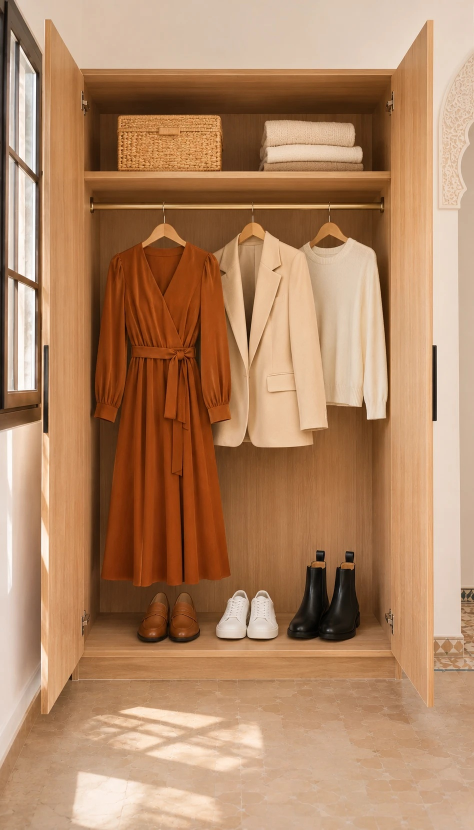
#> input picture reel/photos/01_dressing.jpg, 948 x 1659 px (shown at 1/2 size)
$ python build.py photos/01_dressing.jpg
#> lines starting #> are read from the running program, lines starting #| are printed output that depends on the picture
#!/usr/bin/env python3
"""White Friday sans regret — épisode 01 (version animée, images + transitions).
Usage: python3 build.py [numéros d'images]   → out/reel_01_v6.mp4
Pré-requis: voiceover.m4a, jingle/signature_jingle.wav, fonts/, art.py"""
import os, sys, math, subprocess
import numpy as np
from multiprocessing import Pool
from PIL import Image, ImageDraw, ImageFont, ImageChops
import art

R = os.path.dirname(os.path.abspath(__file__))
W, H, FPS, DUR = 1080, 1920, 30, 51.73
IVORY, CHOC, BORD, SAND, SANDD = (248, 239, 234), (40, 39, 34), (127, 74, 34), (204, 178, 151), (233, 220, 207)
OCRE, CARAMEL = (208, 154, 68), (179, 113, 55)
BRUN_ = (127, 74, 34)
CAIRO, PLAY = "Cairo%5Bslnt%2Cwght%5D.ttf", "CormorantGaramond%5Bwght%5D.ttf"
AMIRI = "Amiri-Bold.ttf"

# ---------------------------------------------------------------- utilitaires
_fc, _tc, _cache = {}, {}, {}
# [9 lines left out: function font, not called in this run]

def clamp(x): return max(0.0, min(1.0, x))
def ease(x): x = clamp(x); return 1 - (1 - x) ** 3
def easeio(x): x = clamp(x); return 4 * x ** 3 if x < .5 else 1 - (-2 * x + 2) ** 3 / 2
def back(x):
    x = clamp(x); c = 1.70158; return 1 + (c + 1) * (x - 1) ** 3 + c * (x - 1) ** 2
def pr(t, a, d=.6, f=ease): return f((t - a) / d)
def lerp(a, b, k): return a + (b - a) * k
def cached(key, fn):
    if key not in _cache: _cache[key] = fn()
    return _cache[key]

# [68 lines left out: functions with_alpha, paste, paste_c, text_layer, put_text, chip and 3 more, not called in this run]

def bg_bord():
    def mk():
        y = np.linspace(0, 1, H)[:, None, None]
        a = np.array(BORD, np.float32) * (1 - .35 * y) + np.array((96, 55, 24), np.float32) * (.35 * y)
        return Image.fromarray(np.broadcast_to(a, (H, W, 3)).astype(np.uint8))
    return cached("bg_bord", mk).copy()

def header(im, dark=False):
    return  # en-tête retiré (demande client)

def zellige_band(im, y, a=.35):
    z = cached("zel", lambda: art.zellige(W, 100, (205, 185, 155), (247, 241, 230), 100))
    paste(im, z, 0, y, a)

# [15 lines left out: functions sprites, figure, not called in this run]

# ---------------------------------------------------------------- scènes
# ---------------------------------------------------------------- scènes
# ---------------------------------------------------------------- photos
PH = os.path.join(R, "photos")
FALLBACK = {  # si la photo n'est pas fournie: recadrage dans la photo du dressing
    "05_baskets": ("01_dressing", (400, 1150, 600, 1300)), "06_bottines": ("01_dressing", (550, 1090, 750, 1300)),
    "07_robe": ("01_dressing", (170, 470, 480, 1190)), "08_veste": ("01_dressing", (410, 450, 670, 905)),
}
def photo(name):
    def mk():
        p = os.path.join(PH, name + ".jpg")
        if os.path.exists(p): return Image.open(p).convert("RGB")
        if name in FALLBACK:
            src, box = FALLBACK[name]; return photo(src).crop(box)
        return None
    return cached(("photo", name), mk)

def window(src, w, h, z=1.0, cx=.5, cy=.5, box=None):
    """Fenêtre de recadrage au ratio w:h (cover), zoom z, centrée en (cx, cy) normalisés."""
    sw, sh = src.size; ar = w / h
    if box is None:
        cw, ch = (sh * ar, sh) if sw / sh > ar else (sw, sw / ar)
    else:
        bw, bh = box[2] - box[0], box[3] - box[1]
        cw, ch = (bh * ar, bh) if bw / bh < ar else (bw, bw / ar)
        cx, cy = (box[0] + box[2]) / 2 / sw, (box[1] + box[3]) / 2 / sh
    cw, ch = min(cw / z, sw), min(ch / z, sh)
    x0 = max(0, min(sw - cw, cx * sw - cw / 2)); y0 = max(0, min(sh - ch, cy * sh - ch / 2))
    return src.crop((int(x0), int(y0), int(x0 + cw), int(y0 + ch))).resize((w, h), Image.LANCZOS)

# [10 lines left out: function gradient, not called in this run]

def round_mask(w, h, r):
    return cached(("rm", w, h, r), lambda: _rm(w, h, r))
def _rm(w, h, r):
    big = Image.new("L", (w * 2, h * 2), 0); ImageDraw.Draw(big).rounded_rectangle((0, 0, w * 2 - 1, h * 2 - 1), r * 2, fill=255)
    return big.resize((w, h), Image.LANCZOS)

def card(dst, img, cx, cy, al=1.0, s=1.0, r=26, border=None):
    """Photo en carte aux coins arrondis avec ombre douce."""
    w, h = img.size
    if s != 1.0: img = img.resize((max(2, int(w * s)), max(2, int(h * s))), Image.LANCZOS); w, h = img.size
    x, y = int(cx - w / 2), int(cy - h / 2)
    sh_ = cached(("shd", w, h), lambda: _shadow(w, h))
    dst.paste(Image.new("RGB", sh_.size, (60, 40, 25)), (x - 40, y - 24), sh_.point(lambda v: int(v * .30 * al)))
    m = round_mask(w, h, r).point(lambda v: int(v * al)) if al < .999 else round_mask(w, h, r)
    dst.paste(img, (x, y), m)
    if border: ImageDraw.Draw(dst).rounded_rectangle((x, y, x + w, y + h), r, outline=border, width=6)

def _shadow(w, h):
    from PIL import ImageFilter
    m = Image.new("L", (w + 80, h + 80), 0); ImageDraw.Draw(m).rounded_rectangle((40, 40, w + 40, h + 40), 28, fill=255)
    return m.filter(ImageFilter.GaussianBlur(22))

def bg_photo(src, t, t0, t1, z0=1.0, z1=1.12, cx=.5, cy=.5, cy1=None):
    p = easeio((t - t0) / (t1 - t0))
    return window(src, W, H, lerp(z0, z1, p), cx, lerp(cy, cy1 if cy1 is not None else cy, p))

# ---------------------------------------------------------------- scènes
# [15 lines left out: functions _tag, _notif, not called in this run]

# ---------------------------------------------------------------- synchro (horodatages mot par mot)
import json as _json
WORDS = _json.load(open(os.path.join(R, "sync", "words.json")))
#> (reads reel/sync/words.json from the repository)
def T(w, after=0.0):
    """Début du premier mot `w` prononcé à partir de `after`."""
#> called with w = 'ولكن', after = 0
    for x in WORDS:
        if x["w"] == w and x["start"] >= after - 1e-6: return x["start"]
    raise KeyError(w)
# [4 lines left out: function E, not called in this run]

T_DRESS = T("ولكن") - .35          # promo -> dressing
T_SIG = T("White") - .35
T_WARD = T("فهاد") - .30
T_ASK = T("تفكري") - .30
T_EX1 = T("مثلاً") - .30
T_EX2 = T("ولا", 27) - .30
T_LIST = T("خدي") - .30
T_THREE = T("بداي") - .30
T_END = T("فالحلقة") - .30

def s_promo(t):
    im = bg_bord(); d = ImageDraw.Draw(im)
#> after `im = bg_bord()`:
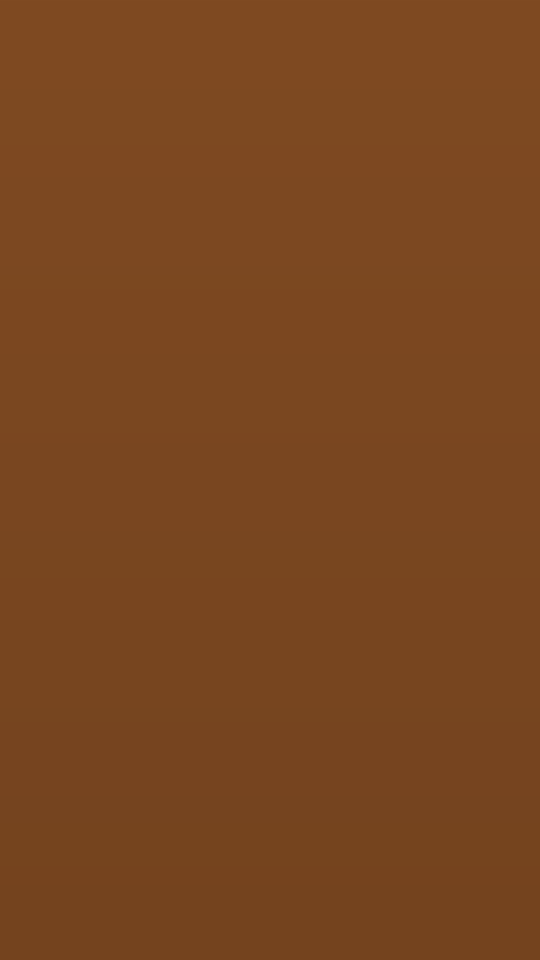
#> im: PIL image 1080x1920 RGB (shown at 1/2 size); mean R, G, B 121.1, 70.2, 31.7
    for i, (r, c) in enumerate([(420, (143, 88, 44)), (300, (158, 99, 50))]):
        cx, cy = 260 + i * 560 + math.sin(t * .8 + i) * 30, 800 + i * 500 - t * 20
        d.ellipse((cx - r, cy - r, cx + r, cy + r), fill=c)
    cols = [["07_robe", "06_bottines", "08_veste"], ["02_mannequin_travail", "05_baskets", "03_pantalon"], ["08_veste", "04_mocassins", "09_mannequin_robe_veste"]]
    for c, names in enumerate(cols):
        for i, n in enumerate(names):
            p = pr(t, .1 + c * .22 + i * .12, .9, back)
            if p <= 0: continue
            img = cached(("pc", n), lambda n=n: window(photo(n), 300, 410))
#> in window, `sw, sh = src.size`: sw = 310; sh = 720
#> in window, `cw, ch = (sh * ar, sh) if sw / sh > ar else (sw, sw / ar)`: cw = 310; ch = 423.7
#> in window, `cw, ch = min(cw / z, sw), min(ch / z, sh)`: cw = 310; ch = 423.7
#> in window, `x0 = max(0, min(sw - cw, cx * sw - cw / 2))`: x0 = 0
#> in window, `y0 = max(0, min(sh - ch, cy * sh - ch / 2))`: y0 = 148.2
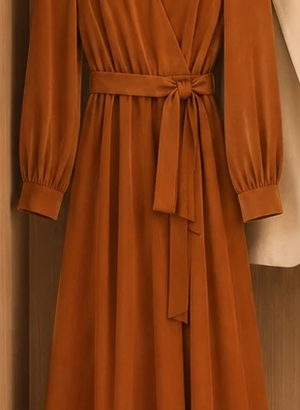
#> img: PIL image 300x410 RGB; mean R, G, B 130.6, 62, 22.1
            drift = (-1 if c % 2 == 0 else 1) * t * 38
            y = 640 + i * 450 + (1 - p) * 1100 + drift
            card(im, img, 190 + c * 350, y, clamp(p * 1.5), 1.0, 26)
#> in _shadow, `m = Image.new('L', (w + 80, h + 80), 0)`: m: PIL image 380x490 L; every value is 0
#> in card, `sh_ = cached(("shd", w, h), lambda: _shadow(w, h))`:
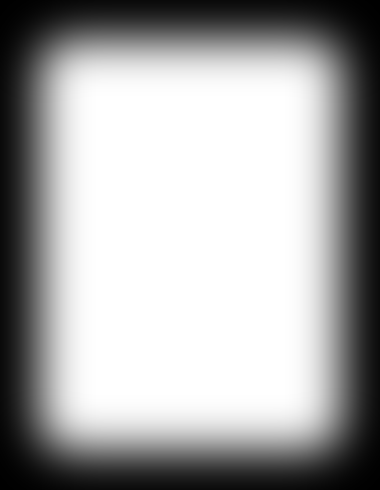
#> sh_: PIL image 380x490 L; min 0, max 255, mean 168.1
    return im

# [36 lines left out: functions s_dressing, s_sig, s_wardrobe, s_ask, not called in this run]

def stage(im, t):
    zellige_band(im, 1560, .25)

# [92 lines left out: functions s_ex1, s_ex2, phone_sprite, s_list, s_three, not called in this run]

def logo_img(w):
    return cached(("logo", w), lambda: _logo(w))
def _logo(w):
    lg = Image.open(os.path.join(R, "logo", "logo_caramel.png")).convert("RGBA")
    return lg.resize((w, int(lg.height * w / lg.width)), Image.LANCZOS)

# [13 lines left out: function s_end, not called in this run]

SCENES = [  # (début, scène, transition entrante, durée) — débuts calés sur la voix
    (0.0, s_promo, None, 0), (T_DRESS, s_dressing, "iris", .7), (T_SIG, s_sig, "wipe_up", .6),
    (T_WARD, s_wardrobe, "push_l", .6), (T_ASK, s_ask, "zoom", .7), (T_EX1, s_ex1, "wipe_l", .6),
    (T_EX2, s_ex2, "push_u", .6), (T_LIST, s_list, "iris", .7), (T_THREE, s_three, "push_r", .6),
    (T_END, s_end, "wipe_up", .6),
]

# [23 lines left out: function transition, not called in this run]

def compose(t):
    i = 0
    for k, s in enumerate(SCENES):
        if s[0] <= t: i = k
    t0, fn, kind, d = SCENES[i]
    if kind and t - t0 < d:
        return transition(SCENES[i - 1][1](t).convert("RGB"), fn(t).convert("RGB"), (t - t0) / d, kind)
    return fn(t)
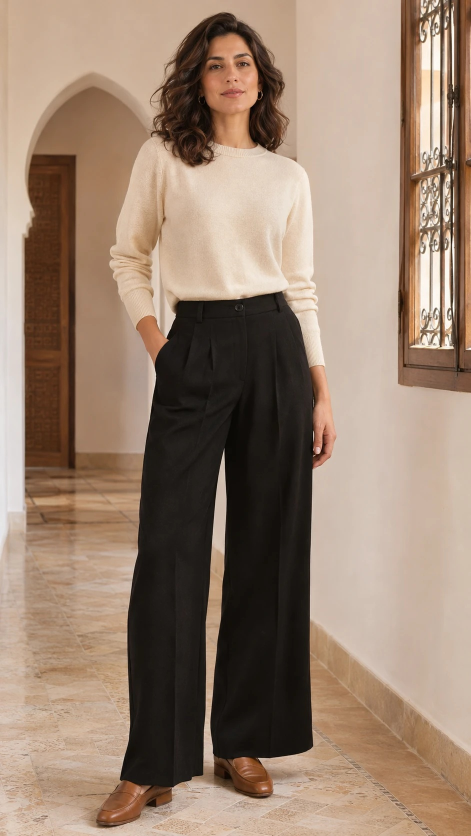
#> input picture reel/photos/02_mannequin_travail.jpg, 941 x 1672 px (shown at 1/2 size)

# [5 lines left out: function overlays, not called in this run]

# ---------------------------------------------------------------- sous-titres karaoké
YELLOW = (244, 196, 66)
def _is_latin(w): return bool(re.match(r"[A-Za-z&]", w))
def make_chunks():
    ch, cur = [], []
    def close():
        nonlocal cur
        if cur: ch.append(cur); cur = []
    for i, w in enumerate(WORDS):
        if cur and w["seg"] != cur[-1]["seg"]: close()
        cur.append(w)
        letters = sum(len(x["w"]) for x in cur)
        if w["p"] or len(cur) == 3 or (len(cur) == 2 and letters >= 11): close()
    close()
    out = []
    for k, c in enumerate(ch):
        st = c[0]["start"] - .04
        nxt = ch[k + 1][0]["start"] - .04 if k + 1 < len(ch) else 1e9
        en = min(c[-1]["end"] + .14, nxt) if nxt - c[-1]["end"] > .25 else nxt
        out.append((st, en, c))
    return out
import re
CHUNKS = make_chunks()

# [22 lines left out: function subs, not called in this run]

def render(i):
    t = i / FPS
    im = subs(overlays(compose(t), i), t)
    im.save(os.path.join(R, "out", "frames", f"f{i:05d}.jpg"), quality=92)
    return i

def main():
    os.makedirs(os.path.join(R, "out", "frames"), exist_ok=True)
    n = int(DUR * FPS)
    idx = [int(a) for a in sys.argv[1:] if a.isdigit()]
    todo = idx if idx else list(range(n))
    if "--encode" in sys.argv: todo = idx
    with Pool(4) as p:
        for k, _ in enumerate(p.imap_unordered(render, todo, chunksize=8)):
            if k % 300 == 0: print(k, "/", len(todo), flush=True)
    if idx and "--encode" not in sys.argv: return
    cmd = ["ffmpeg", "-y", "-v", "error", "-framerate", str(FPS), "-i", os.path.join(R, "out", "frames", "f%05d.jpg"),
           "-i", os.path.join(R, "voiceover.m4a"), "-i", os.path.join(R, "jingle", "signature_jingle.wav"),
           "-f", "lavfi", "-t", str(DUR), "-i", "sine=f=196:sample_rate=44100",
           "-filter_complex",
           "[1:a]volume=1.0[v];[2:a]adelay=5450|5450,volume=.9[j];"
           "[3:a]volume=.02,lowpass=f=420,tremolo=f=.22:d=.7[m];"
           "[v][j][m]amix=inputs=3:normalize=0:duration=longest,loudnorm=I=-16:TP=-1.5[a]",
           "-map", "0:v", "-map", "[a]", "-t", str(DUR), "-c:v", "libx264", "-pix_fmt", "yuv420p", "-crf", "17",
           "-preset", "medium", "-c:a", "aac", "-b:a", "192k", os.path.join(R, "out", "reel_01_v6.mp4")]
    subprocess.run(cmd, check=True)

if __name__ == "__main__":
#> (the run stopped early here; a loop or call above may not have finished)
